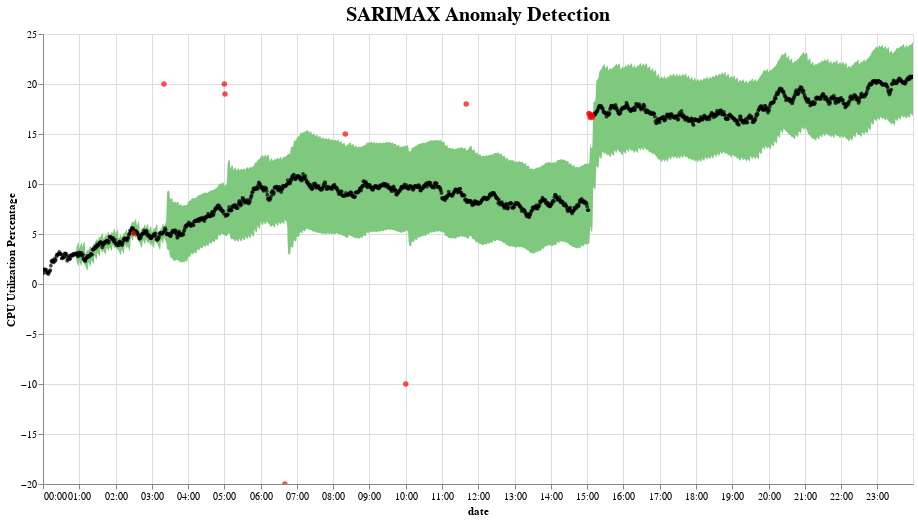

This figure's notebook cell:
### Code cell
## plot SARIMAX

tf1 = pd.DataFrame({"ds" : mydf.index, "yhat" : fcall, "yhat_lower" : lowerall, "yhat_upper" : upperall, "fact" : mydf})
detected_anomalies = detect_anomalies(tf1)
plot_anomalies(detected_anomalies, mytitle="SARIMAX Anomaly Detection")

### Figure 1 — Vega-Lite specification as saved in the notebook (floating-point values rounded to 4 significant figures; data arrays with more than 128 entries replaced by an {"elided": "..."} marker saying what was removed)
{"config": {"view": {"continuousWidth": 400, "continuousHeight": 300}, "title": {"fontSize": 20}}, "layer": [{"data": {"name": "data-92cc7942f20309ab802f1f9a4ad93005"}, "mark": {"type": "area", "color": "#7FC97F", "interpolate": "basis"}, "encoding": {"tooltip": [{"type": "temporal", "field": "ds"}, {"type": "quantitative", "field": "fact"}, {"type": "quantitative", "field": "yhat_lower"}, {"type": "quantitative", "field": "yhat_upper"}], "x": {"type": "temporal", "axis": {"format": "%H:%M"}, "field": "ds", "title": "date"}, "y": {"type": "quantitative", "field": "yhat_upper"}, "y2": {"field": "yhat_lower"}}, "selection": {"selector022": {"type": "interval", "bind": "scales", "encodings": ["x", "y"]}}, "title": "SARIMAX Anomaly Detection"}, {"data": {"name": "data-51c233db29cfadeea3b2e0fd493d9c46"}, "mark": {"type": "circle", "color": "Black", "opacity": 0.7, "size": 15}, "encoding": {"tooltip": [{"type": "temporal", "field": "ds"}, {"type": "quantitative", "field": "fact"}, {"type": "quantitative", "field": "yhat_lower"}, {"type": "quantitative", "field": "yhat_upper"}], "x": {"type": "temporal", "field": "ds"}, "y": {"type": "quantitative", "field": "fact", "title": "CPU Utilization Percentage"}}, "selection": {"selector023": {"type": "interval", "bind": "scales", "encodings": ["x", "y"]}}}, {"data": {"name": "data-a316fd45ecb101e590c98a5164b86e41"}, "mark": {"type": "circle", "color": "Red", "size": 30}, "encoding": {"tooltip": [{"type": "temporal", "field": "ds"}, {"type": "quantitative", "field": "fact"}, {"type": "quantitative", "field": "yhat_lower"}, {"type": "quantitative", "field": "yhat_upper"}], "x": {"type": "temporal", "field": "ds"}, "y": {"type": "quantitative", "field": "fact", "title": "CPU Utilization Percentage"}}, "selection": {"selector024": {"type": "interval", "bind": "scales", "encodings": ["x", "y"]}}}], "height": 450, "width": 870, "$schema": "https://vega.github.io/schema/vega-lite/v4.8.1.json", "datasets": {"data-92cc7942f20309ab802f1f9a4ad93005": {"elided": "1440 records"}, "data-51c233db29cfadeea3b2e0fd493d9c46": {"elided": "1425 records"}, "data-a316fd45ecb101e590c98a5164b86e41": [{"ds": "2021-09-07T02:30:00", "yhat": 5.558, "yhat_lower": 5.083, "yhat_upper": 6.032, "fact": 5.056, "anomaly": 1}, {"ds": "2021-09-07T03:20:00", "yhat": 5.211, "yhat_lower": 4.752, "yhat_upper": 5.67, "fact": 20.0, "anomaly": 1}, {"ds": "2021-09-07T05:00:00", "yhat": 7.344, "yhat_lower": 4.901, "yhat_upper": 9.788, "fact": 20.0, "anomaly": 1}, {"ds": "2021-09-07T05:01:00", "yhat": 7.35, "yhat_lower": 4.858, "yhat_upper": 9.841, "fact": 19.0, "anomaly": 1}, {"ds": "2021-09-07T06:40:00", "yhat": 9.578, "yhat_lower": 6.572, "yhat_upper": 12.58, "fact": -20.0, "anomaly": 1}, {"ds": "2021-09-07T08:20:00", "yhat": 9.187, "yhat_lower": 4.678, "yhat_upper": 13.7, "fact": 15.0, "anomaly": 1}, {"ds": "2021-09-07T10:00:00", "yhat": 9.591, "yhat_lower": 5.416, "yhat_upper": 13.76, "fact": -10.0, "anomaly": 1}, {"ds": "2021-09-07T11:40:00", "yhat": 8.951, "yhat_lower": 4.602, "yhat_upper": 13.3, "fact": 18.0, "anomaly": 1}, {"ds": "2021-09-07T15:03:00", "yhat": 8.033, "yhat_lower": 3.998, "yhat_upper": 12.07, "fact": 17.04, "anomaly": 1}, {"ds": "2021-09-07T15:04:00", "yhat": 8.033, "yhat_lower": 3.983, "yhat_upper": 12.08, "fact": 17.01, "anomaly": 1}, {"ds": "2021-09-07T15:05:00", "yhat": 10.28, "yhat_lower": 6.215, "yhat_upper": 14.35, "fact": 16.65, "anomaly": 1}, {"ds": "2021-09-07T15:06:00", "yhat": 9.505, "yhat_lower": 5.362, "yhat_upper": 13.65, "fact": 16.75, "anomaly": 1}, {"ds": "2021-09-07T15:07:00", "yhat": 9.416, "yhat_lower": 5.251, "yhat_upper": 13.58, "fact": 16.84, "anomaly": 1}, {"ds": "2021-09-07T15:08:00", "yhat": 9.406, "yhat_lower": 5.224, "yhat_upper": 13.59, "fact": 16.87, "anomaly": 1}, {"ds": "2021-09-07T15:09:00", "yhat": 9.404, "yhat_lower": 5.207, "yhat_upper": 13.6, "fact": 16.67, "anomaly": 1}]}}
